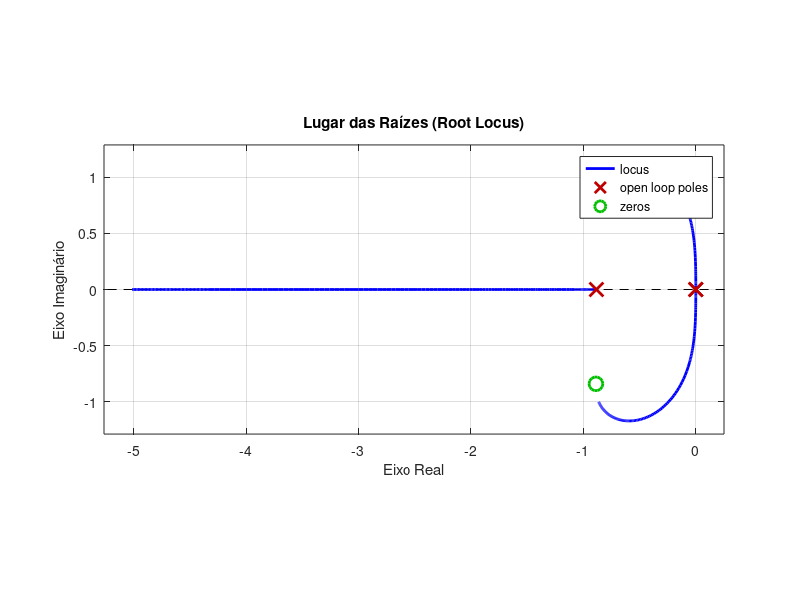

Source code (MATLAB):
clear; close all; clc;

s = tf("s");

K_p = 328.4945;
K_i =275.9807;
K_d = 184.9145;

C_s = (K_d * s^2 + K_p * s + K_i)/(s);

G_s = (0.0526)/(s^2 + 0.8842*s);

rlocus(C_s * G_s);

% Adiciona o círculo unitário como referência de estabilidade
hold on;
%zgrid;                                                                                  % Função do MATLAB que desenha o círculo unitário e linhas de amortecimento
axis equal;                                                                             % Garante que o círculo pareça um círculo

% Título e legendas para o gráfico
title('Lugar das Raízes (Root Locus)');
xlabel('Eixo Real');
ylabel('Eixo Imaginário');
